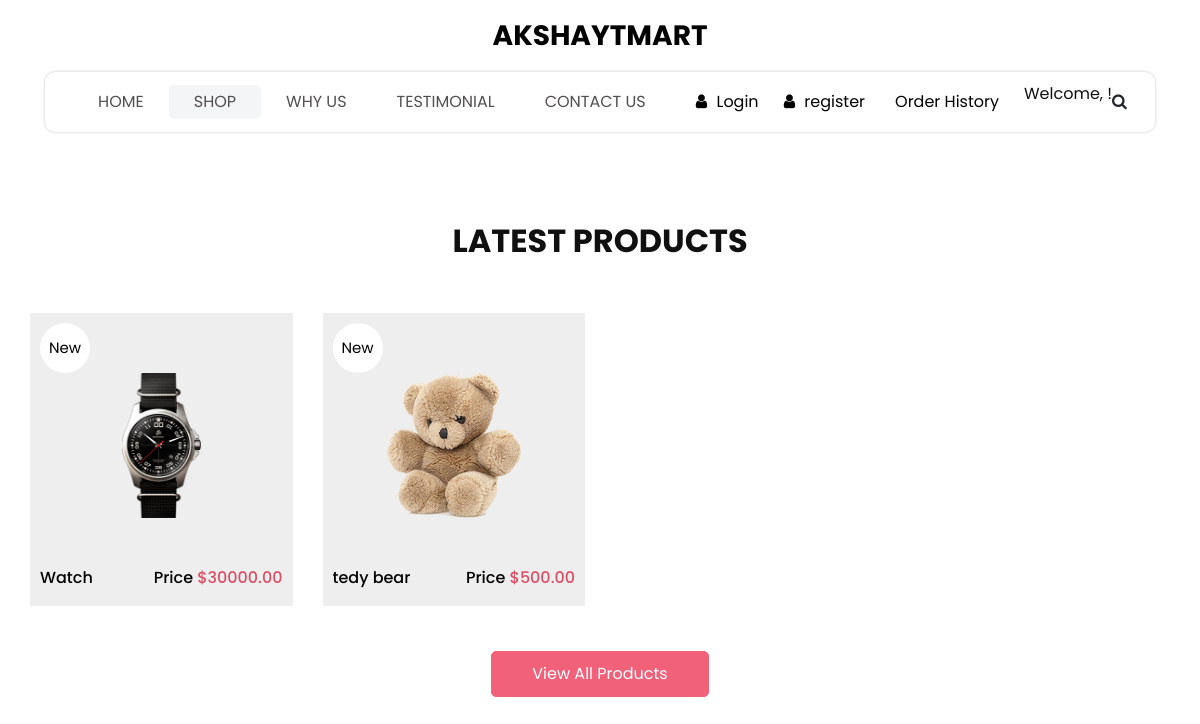
The app's page /shop/ with its own data.
### ecomapp/models.py (models this page shows, shortened)
class Product(models.Model):
    name = models.CharField(max_length=255)
    description = models.TextField()
    price = models.DecimalField(max_digits=10, decimal_places=2)
    image = models.ImageField(upload_to='products/')
    is_new = models.BooleanField(default=True)

### ecomapp/views.py (the view)
# urls.py: path('shop/', views.shop, name='shop'),
def shop(request):
    products = Product.objects.all()
    return render(request, 'ecomapp/shop.html', {'products': products})

### ecomapp/templates/ecomapp/shop.html (shortened to what this page needs)
{% load static %}
<!DOCTYPE html>
<html>
<head>
  <link rel="stylesheet" type="text/css" href="https://cdnjs.cloudflare.com/ajax/libs/OwlCarousel2/2.3.4/assets/owl.carousel.min.css" />
  <link rel="stylesheet" type="text/css" href="{% static 'ecomapp/css/bootstrap.css' %}" />
  <link href="{% static 'ecomapp/css/style.css' %}" rel="stylesheet" />
  <link href="{% static 'ecomapp/css/responsive.css' %}" rel="stylesheet" />
</head>
<body>
  <div class="hero_area">
    <header class="header_section">
      <nav class="navbar navbar-expand-lg custom_nav-container ">
        <a class="navbar-brand" href="{% url 'index' %}">
          <span>akshayTmart</span>
        </a>
        <div class="collapse navbar-collapse innerpage_navbar" id="navbarSupportedContent">
          <ul class="navbar-nav">
            <li class="nav-item"><a class="nav-link" href="{% url 'index' %}">Home</a></li>
            <li class="nav-item active"><a class="nav-link" href="{% url 'shop' %}">Shop</a></li>
            <li class="nav-item"><a class="nav-link" href="{% url 'why' %}">Why Us</a></li>
            <li class="nav-item"><a class="nav-link" href="{% url 'testimonial' %}">Testimonial</a></li>
            <li class="nav-item"><a class="nav-link" href="{% url 'contact' %}">Contact Us</a></li>
          </ul>
          <div class="user_option">
            {% if user.is_authenticated %}
            <form id="logout-form" action="{% url 'logout' %}" method="POST" style="display: none;">
              {% csrf_token %}
            </form>
            <a href="#" onclick="document.getElementById('logout-form').submit();">Logout</a>
            {% else %}
            <a href="{% url 'login' %}">
              <i class="fa fa-user" aria-hidden="true"></i>
              <span>
                Login
              </span>
            </a>
            <a href="{% url 'register' %}">
              <i class="fa fa-user" aria-hidden="true"></i>
              <span>
                register
              </span>
            </a>
            {% endif %}
            <a href="{% url 'order_history' %}">
              <span>
                Order History
              </span>
            </a>
              <span class = "text-edit" >
                <P>Welcome, {{ user.username }}!</P>
             </span>
            <form class="form-inline"><button class="btn nav_search-btn" type="submit"><i class="fa fa-search" aria-hidden="true"></i></button></form>
          </div>
        </div>
      </nav>
    </header>
  </div>
  <section class="shop_section layout_padding">
    <div class="container">
      <div class="heading_container heading_center"><h2>Latest Products</h2></div>
      <div class="row">
        {% for product in products %}
        <div class="col-sm-6 col-md-4 col-lg-3">
          <div class="box">
            <a href="{% url 'product_detail' product.pk %}">
              <div class="img-box">
                <img src="{{ product.image.url }}" alt="{{ product.name }}">
              </div>
              <div class="detail-box">
                <h6>{{ product.name }}</h6>
                <h6>Price <span>${{ product.price }}</span></h6>
              </div>
              {% if product.is_new %}
              <div class="new"><span>New</span></div>
              {% endif %}
            </a>
          </div>
        </div>
        {% endfor %}
      </div>
      <div class="btn-box"><a href="{% url 'shop' %}">View All Products</a></div>
    </div>
  </section>
</body>
</html>

### ecomapp/static/ecomapp/css/style.css (style rules this page uses)
body { font-family: "poppins", sans-serif; color: #101010; background-color: #ffffff; }
.layout_padding { padding-top: 90px; padding-bottom: 90px; }
.heading_container { display: -webkit-box; display: -ms-flexbox; display: flex; -webkit-box-orient: vertical; -webkit-box-direction: normal; -ms-flex-direction: column; flex-direction: column; }
.heading_container h2 { text-transform: uppercase; font-weight: bold; }
.heading_container.heading_center { -webkit-box-align: center; -ms-flex-align: center; align-items: center; text-align: center; }
.hero_area { padding: 0 45px; }
#navbarSupportedContent { width: 100%; background-color: #f9ece6; -webkit-box-pack: center; -ms-flex-pack: center; justify-content: center; padding: 10px 0; border-radius: 15px 15px 0 0; }
#navbarSupportedContent.innerpage_navbar { background-color: white; border-radius: 10px; -webkit-box-shadow: 0 0 3px 0 rgba(0, 0, 0, 0.25); box-shadow: 0 0 3px 0 rgba(0, 0, 0, 0.25); }
#navbarSupportedContent.innerpage_navbar .nav-item.active .nav-link { background-color: #f4f5f6; }
#navbarSupportedContent .navbar-nav .nav-link { padding: 5px 25px; color: #514f4f; text-align: center; text-transform: uppercase; border-radius: 5px; }
#navbarSupportedContent .nav-item.active .nav-link { background-color: #ffffff; }
a, a:hover, a:focus { text-decoration: none; }
.btn, .btn:focus { outline: none !important; -webkit-box-shadow: none; box-shadow: none; }
.navbar-brand { margin: 15px 0; padding: 0; }
.navbar-brand span { font-size: 28px; font-weight: bold; color: #000000; text-transform: uppercase; margin: 0; padding: 0; }
.custom_nav-container .nav_search-btn { padding: 0; border: none; }
.custom_nav-container { z-index: 99999; padding: 0; -webkit-box-orient: vertical; -webkit-box-direction: normal; -ms-flex-direction: column; flex-direction: column; -webkit-box-align: center; -ms-flex-align: center; align-items: center; }
.user_option { display: -webkit-box; display: -ms-flexbox; display: flex; -webkit-box-align: center; -ms-flex-align: center; align-items: center; margin-left: 25px; }
.user_option a { margin-right: 25px; color: #000000; }
.user_option a span { margin-left: 5px; }
.shop_section .heading_container { margin-bottom: 20px; }
.shop_section .box { background-color: #eeeeee; position: relative; padding: 10px; margin-top: 25px; }
.shop_section .box a { color: #000000; }
.shop_section .box .img-box { display: -webkit-box; display: -ms-flexbox; display: flex; -webkit-box-pack: center; -ms-flex-pack: center; justify-content: center; -webkit-box-align: center; -ms-flex-align: center; align-items: center; padding: 15px 30px; height: 245px; }
.shop_section .box .img-box img { max-width: 100%; max-height: 145px; }
.shop_section .box .detail-box { display: -webkit-box; display: -ms-flexbox; display: flex; -webkit-box-pack: justify; -ms-flex-pack: justify; justify-content: space-between; }
.shop_section .box .detail-box h6 span { color: #db4f66; }
.shop_section .box .new { width: 50px; height: 50px; position: absolute; top: 10px; left: 10px; background-color: #ffffff; display: -webkit-box; display: -ms-flexbox; display: flex; -webkit-box-pack: center; -ms-flex-pack: center; justify-content: center; -webkit-box-align: center; -ms-flex-align: center; align-items: center; border-radius: 100%; font-size: 15px; }
.shop_section .btn-box { display: -webkit-box; display: -ms-flexbox; display: flex; -webkit-box-pack: center; -ms-flex-pack: center; justify-content: center; margin-top: 45px; }
.shop_section .btn-box a { display: inline-block; padding: 10px 40px; background-color: #f16179; color: #ffffff; border: 1px solid #f16179; border-radius: 5px; -webkit-transition: all .3s; transition: all .3s; }

### ecomapp/static/ecomapp/css/responsive.css (style rules this page uses)
@media (min-width: 1200px) { .container { max-width: 1170px; } }

### records on screen
Product: image (picture), name "Watch", price "30000.00", is_new "New"
Product: image (picture), name "tedy bear", price "500.00", is_new "New"
